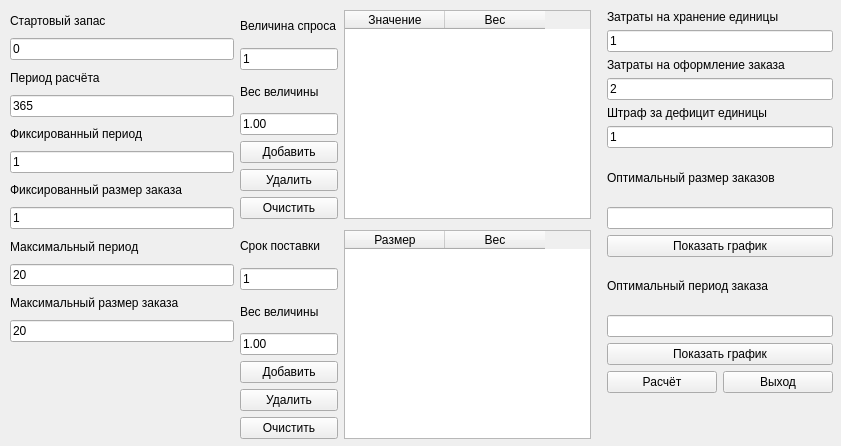
<?xml version="1.0" encoding="UTF-8"?>
<ui version="4.0">
 <class>Form</class>
 <widget class="QWidget" name="Form">
  <property name="geometry">
   <rect>
    <x>0</x>
    <y>0</y>
    <width>841</width>
    <height>446</height>
   </rect>
  </property>
  <property name="windowTitle">
   <string>gVespa</string>
  </property>
  <widget class="QWidget" name="layoutWidget">
   <property name="geometry">
    <rect>
     <x>10</x>
     <y>10</y>
     <width>224</width>
     <height>332</height>
    </rect>
   </property>
   <layout class="QVBoxLayout" name="verticalLayout">
    <item>
     <widget class="QLabel" name="initialStorageLabel">
      <property name="text">
       <string>Стартовый запас</string>
      </property>
     </widget>
    </item>
    <item>
     <widget class="QLineEdit" name="initialStorageEdit">
      <property name="inputMask">
       <string>00000; </string>
      </property>
      <property name="text">
       <string>0</string>
      </property>
     </widget>
    </item>
    <item>
     <widget class="QLabel" name="countPeriodLabel">
      <property name="text">
       <string>Период расчёта</string>
      </property>
     </widget>
    </item>
    <item>
     <widget class="QLineEdit" name="countPeriodEdit">
      <property name="inputMask">
       <string>0000; </string>
      </property>
      <property name="text">
       <string>365</string>
      </property>
     </widget>
    </item>
    <item>
     <widget class="QLabel" name="fixedPeriodLabel">
      <property name="text">
       <string>Фиксированный период</string>
      </property>
     </widget>
    </item>
    <item>
     <widget class="QLineEdit" name="fixedPeriodEdit">
      <property name="inputMask">
       <string>000; </string>
      </property>
      <property name="text">
       <string>1</string>
      </property>
     </widget>
    </item>
    <item>
     <widget class="QLabel" name="fixedSizeLabel">
      <property name="text">
       <string>Фиксированный размер заказа</string>
      </property>
     </widget>
    </item>
    <item>
     <widget class="QLineEdit" name="fixedSizeEdit">
      <property name="inputMask">
       <string>000; </string>
      </property>
      <property name="text">
       <string>1</string>
      </property>
     </widget>
    </item>
    <item>
     <widget class="QLabel" name="maxPeriodLabel">
      <property name="text">
       <string>Максимальный период</string>
      </property>
     </widget>
    </item>
    <item>
     <widget class="QLineEdit" name="maxPeriodEdit">
      <property name="inputMask">
       <string>000; </string>
      </property>
      <property name="text">
       <string>20</string>
      </property>
     </widget>
    </item>
    <item>
     <widget class="QLabel" name="maxSizeLabel">
      <property name="text">
       <string>Максимальный размер заказа</string>
      </property>
     </widget>
    </item>
    <item>
     <widget class="QLineEdit" name="maxSizeEdit">
      <property name="inputMask">
       <string>000; </string>
      </property>
      <property name="text">
       <string>20</string>
      </property>
     </widget>
    </item>
   </layout>
  </widget>
  <widget class="QWidget" name="layoutWidget">
   <property name="geometry">
    <rect>
     <x>240</x>
     <y>10</y>
     <width>351</width>
     <height>209</height>
    </rect>
   </property>
   <layout class="QHBoxLayout" name="horizontalLayout">
    <item>
     <layout class="QVBoxLayout" name="verticalLayout_3">
      <item>
       <widget class="QLabel" name="ordSizeLabel">
        <property name="text">
         <string>Величина спроса</string>
        </property>
       </widget>
      </item>
      <item>
       <widget class="QLineEdit" name="ordSizeEdit">
        <property name="inputMask">
         <string>000; </string>
        </property>
        <property name="text">
         <string>1</string>
        </property>
       </widget>
      </item>
      <item>
       <widget class="QLabel" name="ordProbLabel">
        <property name="text">
         <string>Вес величины</string>
        </property>
       </widget>
      </item>
      <item>
       <widget class="QLineEdit" name="ordProbEdit">
        <property name="inputMask">
         <string>0.00; </string>
        </property>
        <property name="text">
         <string>1.00</string>
        </property>
       </widget>
      </item>
      <item>
       <widget class="QPushButton" name="addOrdButton">
        <property name="text">
         <string>Добавить</string>
        </property>
       </widget>
      </item>
      <item>
       <widget class="QPushButton" name="removeOrdButton">
        <property name="text">
         <string>Удалить</string>
        </property>
       </widget>
      </item>
      <item>
       <widget class="QPushButton" name="clearOrdButton">
        <property name="text">
         <string>Очистить</string>
        </property>
       </widget>
      </item>
     </layout>
    </item>
    <item>
     <widget class="QTableWidget" name="ordTable">
      <column>
       <property name="text">
        <string>Значение</string>
       </property>
      </column>
      <column>
       <property name="text">
        <string>Вес</string>
       </property>
      </column>
     </widget>
    </item>
   </layout>
  </widget>
  <widget class="QWidget" name="layoutWidget_2">
   <property name="geometry">
    <rect>
     <x>240</x>
     <y>230</y>
     <width>351</width>
     <height>209</height>
    </rect>
   </property>
   <layout class="QHBoxLayout" name="horizontalLayout_2">
    <item>
     <layout class="QVBoxLayout" name="verticalLayout_4">
      <item>
       <widget class="QLabel" name="delSizeLabel">
        <property name="text">
         <string>Срок поставки</string>
        </property>
       </widget>
      </item>
      <item>
       <widget class="QLineEdit" name="delSizeEdit">
        <property name="inputMask">
         <string>00; </string>
        </property>
        <property name="text">
         <string>1</string>
        </property>
       </widget>
      </item>
      <item>
       <widget class="QLabel" name="delProbLabel">
        <property name="text">
         <string>Вес величины</string>
        </property>
       </widget>
      </item>
      <item>
       <widget class="QLineEdit" name="delProbEdit">
        <property name="inputMask">
         <string>0.00; </string>
        </property>
        <property name="text">
         <string>1.00</string>
        </property>
       </widget>
      </item>
      <item>
       <widget class="QPushButton" name="addDelButton">
        <property name="text">
         <string>Добавить</string>
        </property>
       </widget>
      </item>
      <item>
       <widget class="QPushButton" name="removeDelButton">
        <property name="text">
         <string>Удалить</string>
        </property>
       </widget>
      </item>
      <item>
       <widget class="QPushButton" name="clearDelButton">
        <property name="text">
         <string>Очистить</string>
        </property>
       </widget>
      </item>
     </layout>
    </item>
    <item>
     <widget class="QTableWidget" name="delTable">
      <column>
       <property name="text">
        <string>Размер</string>
       </property>
      </column>
      <column>
       <property name="text">
        <string>Вес</string>
       </property>
      </column>
     </widget>
    </item>
   </layout>
  </widget>
  <widget class="QWidget" name="layoutWidget">
   <property name="geometry">
    <rect>
     <x>607</x>
     <y>10</y>
     <width>226</width>
     <height>383</height>
    </rect>
   </property>
   <layout class="QVBoxLayout" name="verticalLayout_7">
    <item>
     <layout class="QVBoxLayout" name="verticalLayout_2">
      <item>
       <widget class="QLabel" name="unitCostLabel">
        <property name="text">
         <string>Затраты на хранение единицы</string>
        </property>
       </widget>
      </item>
      <item>
       <widget class="QLineEdit" name="unitCostEdit">
        <property name="inputMask">
         <string>00; </string>
        </property>
        <property name="text">
         <string>1</string>
        </property>
       </widget>
      </item>
      <item>
       <widget class="QLabel" name="orderCostLabel">
        <property name="text">
         <string>Затраты на оформление заказа</string>
        </property>
       </widget>
      </item>
      <item>
       <widget class="QLineEdit" name="orderCostEdit">
        <property name="inputMask">
         <string>00; </string>
        </property>
        <property name="text">
         <string>2</string>
        </property>
       </widget>
      </item>
      <item>
       <widget class="QLabel" name="deficitCostLabel">
        <property name="text">
         <string>Штраф за дефицит единицы</string>
        </property>
       </widget>
      </item>
      <item>
       <widget class="QLineEdit" name="deficitCostEdit">
        <property name="inputMask">
         <string>00; </string>
        </property>
        <property name="text">
         <string>1</string>
        </property>
       </widget>
      </item>
     </layout>
    </item>
    <item>
     <layout class="QVBoxLayout" name="verticalLayout_5">
      <item>
       <widget class="QLabel" name="resultPeriodLabel">
        <property name="text">
         <string>Оптимальный размер заказов</string>
        </property>
       </widget>
      </item>
      <item>
       <widget class="QLineEdit" name="resultPeriodEdit"/>
      </item>
      <item>
       <widget class="QPushButton" name="showPeriodChart">
        <property name="text">
         <string>Показать график</string>
        </property>
       </widget>
      </item>
     </layout>
    </item>
    <item>
     <layout class="QVBoxLayout" name="verticalLayout_6">
      <item>
       <widget class="QLabel" name="resultSizeLabel">
        <property name="text">
         <string>Оптимальный период заказа</string>
        </property>
       </widget>
      </item>
      <item>
       <widget class="QLineEdit" name="resultSizeEdit"/>
      </item>
      <item>
       <widget class="QPushButton" name="showSizeChart">
        <property name="text">
         <string>Показать график</string>
        </property>
       </widget>
      </item>
     </layout>
    </item>
    <item>
     <layout class="QHBoxLayout" name="horizontalLayout_3">
      <item>
       <widget class="QPushButton" name="calcButton">
        <property name="text">
         <string>Расчёт</string>
        </property>
       </widget>
      </item>
      <item>
       <widget class="QPushButton" name="quitButton">
        <property name="text">
         <string>Выход</string>
        </property>
       </widget>
      </item>
     </layout>
    </item>
   </layout>
  </widget>
 </widget>
 <resources/>
 <connections>
  <connection>
   <sender>quitButton</sender>
   <signal>clicked()</signal>
   <receiver>Form</receiver>
   <slot>close()</slot>
   <hints>
    <hint type="sourcelabel">
     <x>772</x>
     <y>383</y>
    </hint>
    <hint type="destinationlabel">
     <x>814</x>
     <y>426</y>
    </hint>
   </hints>
  </connection>
  <connection>
   <sender>clearOrdButton</sender>
   <signal>clicked()</signal>
   <receiver>ordTable</receiver>
   <slot>reset()</slot>
   <hints>
    <hint type="sourcelabel">
     <x>334</x>
     <y>207</y>
    </hint>
    <hint type="destinationlabel">
     <x>452</x>
     <y>172</y>
    </hint>
   </hints>
  </connection>
 </connections>
</ui>
